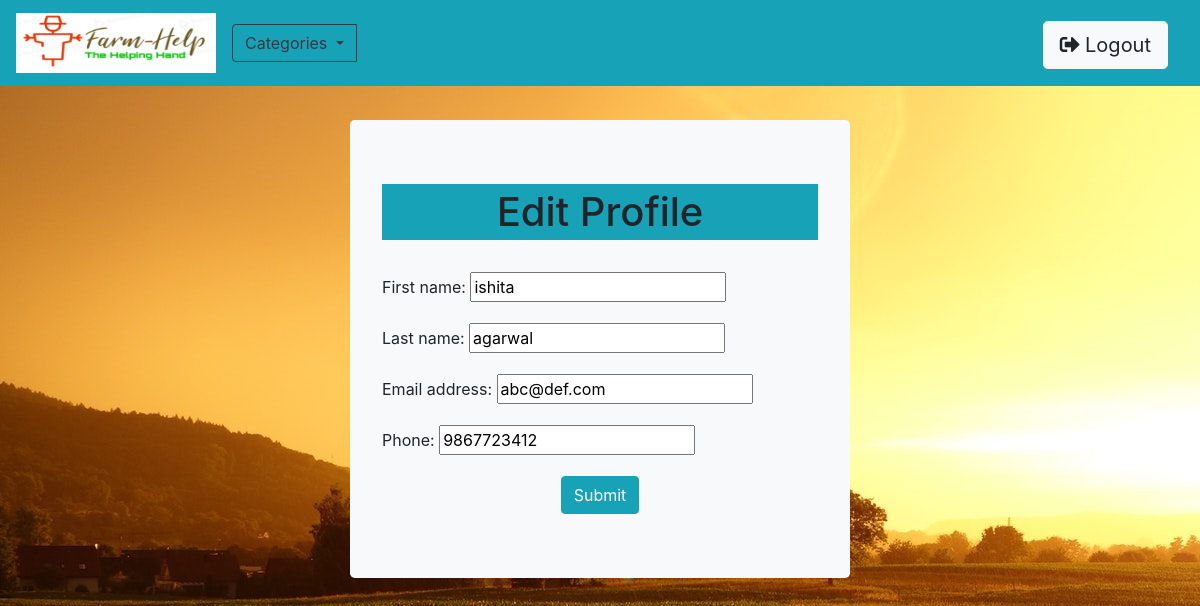
/web/myprofile/edit/ (signed in), run on the app's committed database.
### web/models.py (models this page shows)
class User(AbstractUser):
    is_seller = models.BooleanField(default=False)
    is_buyer = models.BooleanField(default=False)
    phone = models.CharField(max_length=10, validators=[MinLengthValidator(10),RegexValidator(r'^\d{1,10}$')], default='')
    firm_name = models.CharField(max_length=100,default='')
    website = models.URLField(max_length=100,default='')

### web/views.py (the view, shortened to what this page needs)
# urls.py: path('myprofile/edit/',views.edit_profile,name="edit_profile"),
@login_required(login_url='/web/login/')
def edit_profile(request):
    if request.user.is_buyer is True:
        if request.method == 'POST':
            form = BuyerEditProfileForm(data=request.POST, instance=request.user)
            if form.is_valid():
                form.save()
                return redirect('web:my_profile')
        else:
            form = BuyerEditProfileForm(instance=request.user)
        return render(request, 'web/editprofile.html',{'form':form})

### web/forms.py
class BuyerEditProfileForm(UserChangeForm):
    password = None
    class Meta:
        model = User
        fields = (
            'first_name',
            'last_name',
            'email',
            'phone'
        )

### web/context_processor.py (called while the page is built)
def category(request):
    categories = Category.objects.all()
    return {'categories': categories}

### web/templates/web/editprofile.html (shortened to what this page needs)
{% extends 'base.html' %}
{% block body %}
<ul class="nav navbar-nav ml-auto">
        <li class="nav-item mr-3 pt-1">
            <form action="{% url 'web:logout' %}" method="post">
            <button type="submit" class="btn btn-light btn-lg">
                <span class="fas fa-sign-out-alt"></span> Logout
            </button>
            </form>
        </li>
</ul>
{% endblock %}
{% block div %}
<br>
<br><br><br><br>
<div class="container jumbotron bg-light" style="width:500px">
<h1 class="bg-info p-1" align="center">Edit Profile</h1> <br>
    <form method="post">
        {{form.as_p}}
        <div align="center">
        <button type="submit" class="btn btn-info">Submit</button>
        </div>
    </form>
</div>
{% endblock %}

### data on the page
User: first_name "ishita", last_name "agarwal", email "abc@def.com", phone "9867723412"
